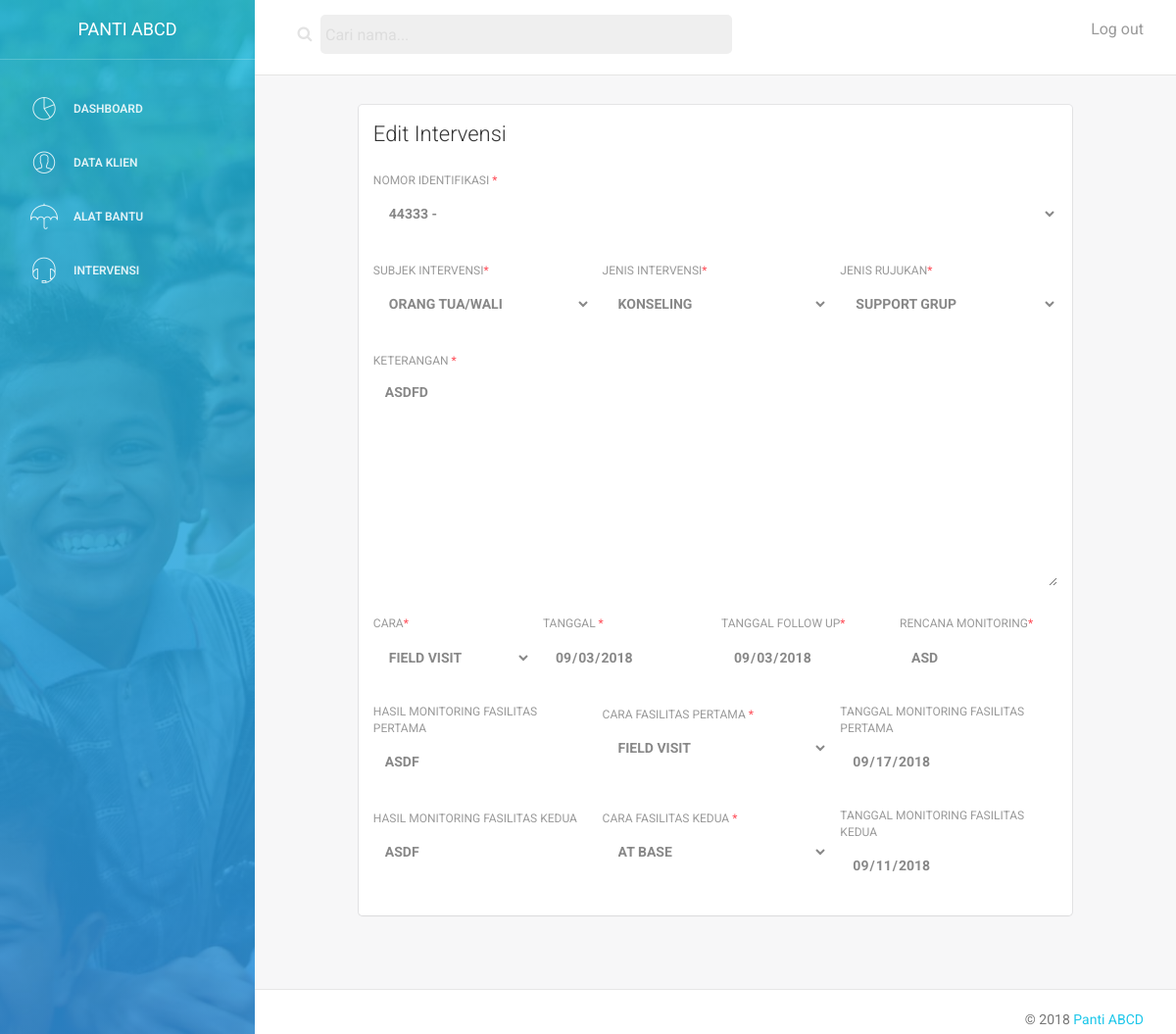
Page /?act=lihat-intervensi&id=1 (signed in) on the committed database.
### tables this page shows
CREATE TABLE `intervensi` (
  `id` int(11) NOT NULL,
  `nomor_identifikasi` varchar(25) NOT NULL,
  `subjek_intervensi` enum('Penyandang disabilitas','Orang tua/wali','Guru') NOT NULL,
  `jenis_intervensi` enum('Observasi','Assessemen lanjutan','Screening','Monitoring','Konseling','Konsultasi','Rujukan','Fasilitasi','Pelatihan vokasional/profesional_1','Pelatihan vokasional/profesional_2','Pelatihan keterampilan atau bisnis_1','Pelatihan keterampilan atau bisnis_2','Pelatihan lainnya','Pekerjaan formal','Berwirausaha, usaha mikro','Pekerjaan terlindung','Layanan finansial dari organisasi disabilitas','Layanan finansial dari organisasi mainstream') NOT NULL,
  `jenis_rujukan` enum('Kesehatan','Pendidikan','Training/bimbingan','Support grup','Rehab/terapi','Alat bantu','Financial services','Employment') NOT NULL,
  `keterangan` text NOT NULL,
  `cara` enum('Telepon/text','Field visit','At base') NOT NULL,
  `tanggal` date NOT NULL,
  `tanggal_follow_up` date NOT NULL,
  `rencana_monitoring` text NOT NULL,
  `hasil_monitoring_fasilitas1` text NOT NULL,
  `cara_fasilitas1` enum('Telepon/text','Field visit','At base') NOT NULL,
  `tanggal_fasilitas1` date NOT NULL,
  `hasil_monitoring_fasilitas2` text NOT NULL,
  `cara_fasilitas2` enum('Telepon/text','Field visit','At base') NOT NULL,
  `tanggal_fasilitas2` date NOT NULL,
  `created_at` timestamp NOT NULL DEFAULT CURRENT_TIMESTAMP,
  `updated_at` timestamp NULL DEFAULT NULL,
  `deleted_at` timestamp NULL DEFAULT NULL
);

CREATE TABLE `biodata` (
  `id` int(11) NOT NULL,
  `nomor_identifikasi` varchar(25) NOT NULL,
  `id_klien_lv` varchar(25) NOT NULL,
  `nama` varchar(50) NOT NULL,
  `jenis_kelamin` enum('pria','wanita') NOT NULL,
  `akta_kelahiran` varchar(30) NOT NULL,
  `ktp` varchar(30) NOT NULL,
  `no_kk` varchar(30) NOT NULL,
  `nik` varchar(25) NOT NULL,
  `alamat` varchar(350) NOT NULL,
  `rt` varchar(5) NOT NULL,
  `rw` varchar(5) NOT NULL,
  `kota` varchar(25) NOT NULL,
  `kec` varchar(25) NOT NULL,
  `kelurahan` varchar(25) NOT NULL,
  `telp_rumah` varchar(20) NOT NULL,
  `hp1` varchar(150) NOT NULL,
  `hp2` varchar(150) NOT NULL,
  `asuransi_kesehatan` varchar(25) NOT NULL,
  `sumber_informasi` varchar(50) NOT NULL,
  `sponsor` varchar(50) NOT NULL,
  `detail_pendidikan` varchar(500) NOT NULL,
  `detail_profesi` varchar(500) NOT NULL,
  `detail_ayah` varchar(350) NOT NULL,
  `detail_ibu` varchar(350) NOT NULL,
  `detail_wali` varchar(350) NOT NULL,
  `created_at` timestamp NOT NULL DEFAULT CURRENT_TIMESTAMP,
  `deleted_at` timestamp NULL DEFAULT NULL
);

### page/intervensi/view.php (the view, shortened to what this page needs)
<?php
$id=$_GET['id'];
$sql = "select nomor_identifikasi, nama from biodata where deleted_at is NULL order by nama asc";
$query = mysqli_query($conx, $sql) or die(mysqli_error($conx));
$sql_edit = "select * from intervensi where id = ".$id." and deleted_at is NULL";
$query_intervensi = mysqli_query($conx, $sql_edit) or die(mysqli_error($conx));
$intervensi = mysqli_fetch_object($query_intervensi);
 ?>
<div class="content">
  <div class="container-fluid">
    <div class="row">
      <div class="col-md-10 col-md-offset-1">
        <div class="tab-content">
          <div class="tab-pane active" id="biodata">
            <div class="card">
              <div class="header">
                <h4 class="title">Edit Intervensi</h4>
              </div>
              <div class="content">
                <fieldset>
                <form method="POST" action="page/intervensi/update.php"  class="" id="tambah_user">
                  <div class="row">
                    <div class="col-md-12">
                              <div class="form-group">
                                <label>Nomor Identifikasi <span class="text-danger">*</span></label>
                                <select class="form-control" name="nomor_identifikasi">
                                  <?php
                                    while ($biodata = mysqli_fetch_object($query)) {
                                      ?>
                                      <option <?php if($biodata->nomor_identifikasi == $intervensi->nomor_identifikasi){echo "selected";} ?> value="<?php echo $biodata->nomor_identifikasi ?>"><?php echo $biodata->nomor_identifikasi ?> - <?php echo ucwords($biodata->nama) ?></option>
                                      <?php
                                    }
                                   ?>
                                </select>
                              </div>
                            </div>
                          </div>
                           <div class="row">
                            <div class="col-md-4">
                              <div class="form-group">
                                <label>Subjek Intervensi<span class="text-danger">*</span></label>
                                <select name="subjek_intervensi" id="" class="form-control">
                                  <option <?php echo ($intervensi->subjek_intervensi == 'Orang tua/wali') ? "selected": null; ?> value="Orang tua/wali">Orang tua/wali</option>
                                </select>
                              </div>
                            </div>
                            <div class="col-md-4">
                              <div class="form-group">
                                <label>Jenis Intervensi<span class="text-danger">*</span></label>
                                <select name="jenis_intervensi" id="" class="form-control">
                                  <option <?php echo ($intervensi->jenis_intervensi == 'Konseling') ? "selected": null; ?> value="Konseling">Konseling</option>
                                </select>
                              </div>
                            </div>
                            <div class="col-md-4">
                              <div class="form-group">
                                <label>Jenis Rujukan<span class="text-danger">*</span></label>
                                <select name="jenis_rujukan" id="" class="form-control">
                                  <option <?php echo ($intervensi->jenis_rujukan == 'Support grup') ? "selected": null; ?> value="Support grup">Support grup</option>
                                </select>
                              </div>
                            </div>
                          </div>
                          <div class="row">
                            <div class="col-md-12">
                              <div class="form-group">
                                <label>Keterangan <span class="text-danger">*</span></label>
                                <textarea name="keterangan" id="" cols="30" rows="10" class="form-control"><?php echo $intervensi->keterangan ?></textarea>
                              </div>
                            </div>
                          </div>
                          <div class="row">
                            <div class="col-md-3">
                              <div class="form-group">
                                <label>Cara<span class="text-danger">*</span></label>
                                <select name="cara" id="" class="form-control">
                                  <option <?php echo ($intervensi->cara == 'Field visit') ? "selected": null; ?> value="Field visit">Field visit</option>
                                </select>
                              </div>
                            </div>
                            <div class="col-md-3">
                              <div class="form-group">
                                <label>Tanggal  <span class="text-danger">*</span></label>
                                <input type="date" class="form-control" name="tanggal" value="<?php echo $intervensi->tanggal ?>">
                              </div>
                            </div>
                            <div class="col-md-3">
                              <div class="form-group">
                                <label>Tanggal  Follow Up<span class="text-danger">*</span></label>
                                <input type="date" class="form-control" name="tanggal_follow_up" value="<?php echo $intervensi->tanggal_follow_up ?>">
                              </div>
                            </div>
                            <div class="col-md-3">
                              <div class="form-group">
                                <label>Rencana Monitoring<span class="text-danger">*</span></label>
                                <input type="text" placeholder="Rencana Monitoring.." class="form-control" name="rencana_monitoring" value="<?php echo $intervensi->rencana_monitoring ?>">
                              </div>
                            </div>
                          </div>
                          <div class="row">
                            <div class="col-md-4">
                              <div class="form-group">
                                <label>Hasil Monitoring Fasilitas Pertama</label>
                                <input type="text" name="hasil_monitoring_fasilitas1" class="form-control" value="<?php echo $intervensi->hasil_monitoring_fasilitas1 ?>">
                              </div>
                            </div>
                            <div class="col-md-4">
                              <div class="form-group">
                                <label>Cara Fasilitas Pertama  <span class="text-danger">*</span></label>
                                <select name="cara_fasilitas1" id="" class="form-control">
                                  <option <?php echo ($intervensi->cara_fasilitas1 == 'Field visit') ? "selected": null; ?> value="Field visit">Field visit</option>
                                </select>
                              </div>
                            </div>
                            <div class="col-md-4">
                              <div class="form-group">
                                <label>Tanggal Monitoring Fasilitas Pertama</label>
                                <input type="date" class="form-control" name="tanggal_fasilitas1" value="<?php echo $intervensi->tanggal_fasilitas1; ?>">
                              </div>
                            </div>
                          </div>
                          <div class="row">
                            <div class="col-md-4">
                              <div class="form-group">
                                <label>Hasil Monitoring Fasilitas Kedua</label>
                                <input type="text" name="hasil_monitoring_fasilitas2" class="form-control" value="<?php echo $intervensi->hasil_monitoring_fasilitas2; ?>">
                              </div>
                            </div>
                            <div class="col-md-4">
                              <div class="form-group">
                                <label>Cara Fasilitas Kedua  <span class="text-danger">*</span></label>
                                <select name="cara_fasilitas2" id="" class="form-control">
                                  <option <?php echo ($intervensi->cara_fasilitas2 == 'At base') ? "selected": null; ?> value="At base">At base</option>
                                </select>
                              </div>
                            </div>
                            <div class="col-md-4">
                              <div class="form-group">
                                <label>Tanggal Monitoring Fasilitas Kedua</label>
                                <input type="date" class="form-control" name="tanggal_fasilitas2" value="<?php echo $intervensi->tanggal_fasilitas2; ?>">
                              </div>
                            </div>
                          </div>
                      </form>
                      </fieldset>
                    </div>
                  </div>
                </div>
              </div>
            </div>
          </div>
        </div>
      </div>

### page/default/header.php (style rules this page uses)
input[readonly], select[readonly], textarea[readonly] { border: none; background-color: transparent !important; font-weight: bolder; text-transform: uppercase; color: #606060; }

### rows in the picture
intervensi: nomor_identifikasi "44333 -", subjek_intervensi "Orang tua/wali", jenis_intervensi "Konseling", jenis_rujukan "Support grup", keterangan "asdfd", cara "Field visit", tanggal "09/03/2018", tanggal_follow_up "09/03/2018", rencana_monitoring "asd", hasil_monitoring_fasilitas1 "asdf", cara_fasilitas1 "Field visit", tanggal_fasilitas1 "09/17/2018", hasil_monitoring_fasilitas2 "asdf", cara_fasilitas2 "At base", tanggal_fasilitas2 "09/11/2018"
